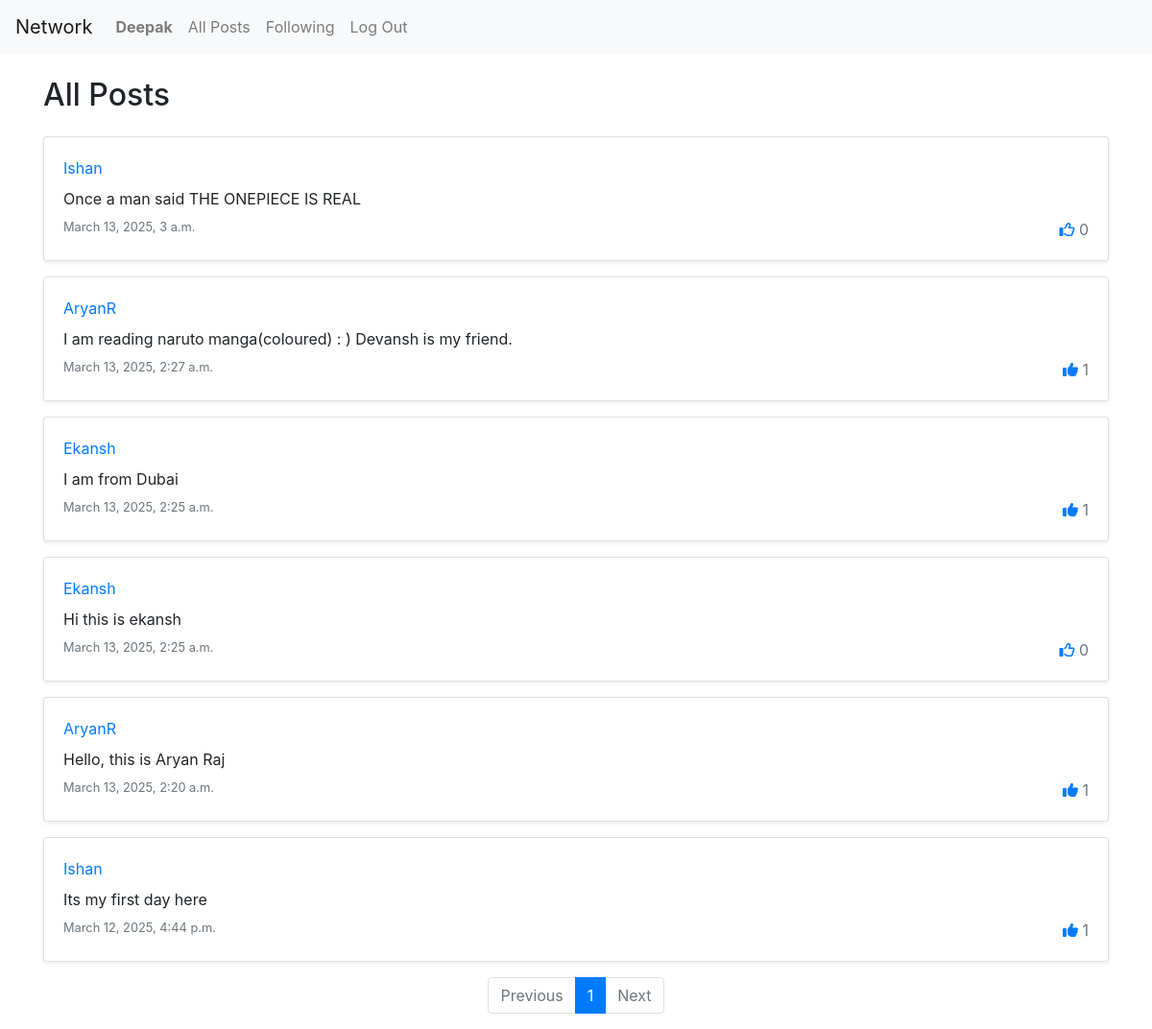
Page /following/ (signed in) on the earlier database version.
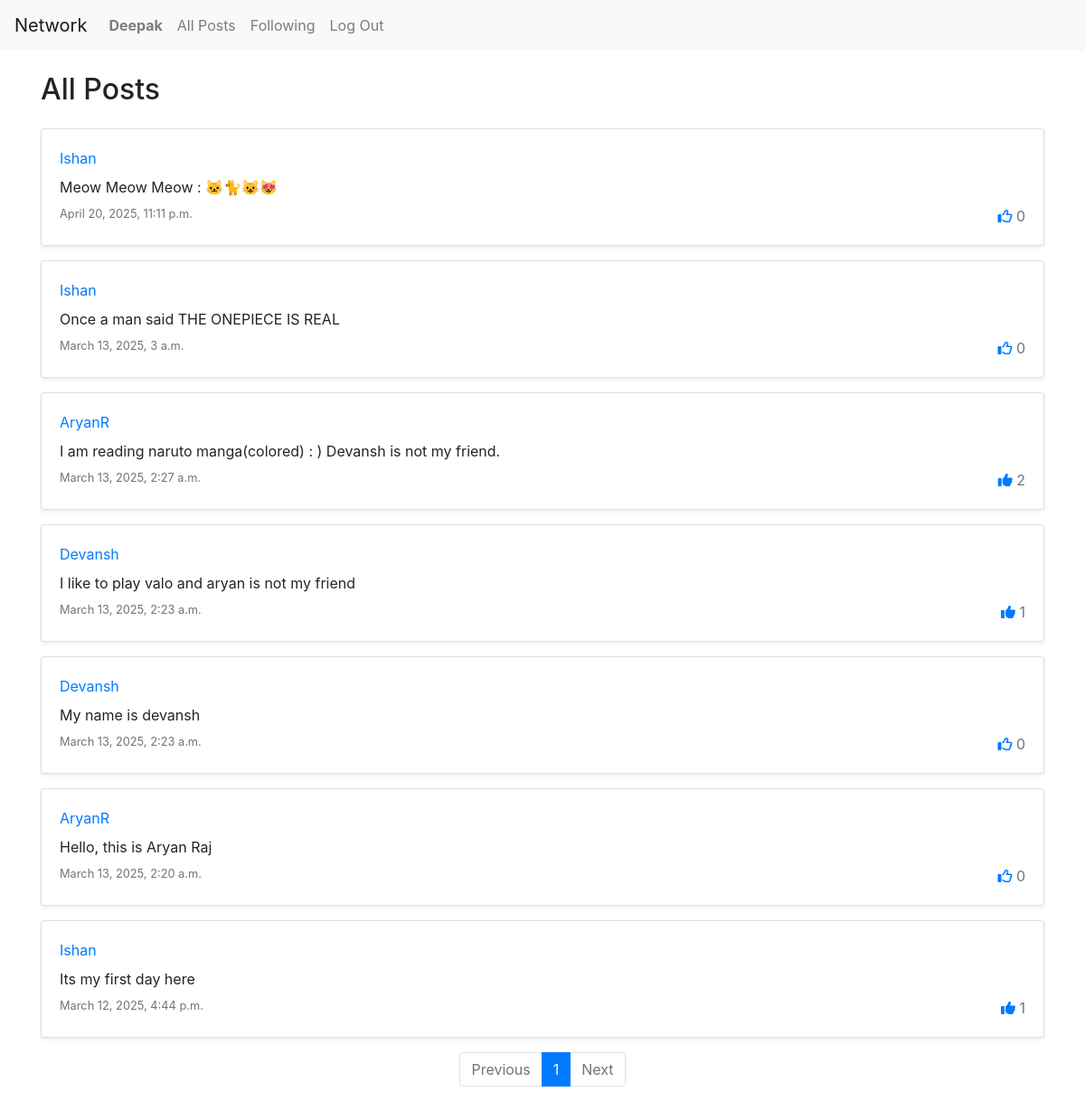
Same page on the later database version.
### network/models.py (models this page shows)
class Post(models.Model):
    owner = models.ForeignKey(User, related_name="posts", on_delete=models.CASCADE)
    likes = models.ManyToManyField(User, related_name="liked_posts", blank=True)
    content = models.TextField(max_length=300)
    date = models.DateTimeField()

class User(AbstractUser):
    pass

### network/views.py (the view)
# urls.py: path("following/", views.following, name="following"),
@login_required
def following(request):
    currUser = request.user
    followed_users = Follow.objects.filter(follower=currUser).values_list('followed', flat=True)
    posts = Post.objects.filter(owner__in=followed_users).order_by('-date')
    paginator = Paginator(posts, 10)
    page_number = request.GET.get('page')
    page = paginator.get_page(page_number)
    return render(request, "network/following.html", {
        "posts": posts,
        "user": currUser,
        "page_obj": page
    })

### network/templates/network/following.html (shortened to what this page needs)
{% extends "network/layout.html" %}
{% block body %}
    <div class="container mt-4">
        <h2 class="mb-4">All Posts</h2>
        {% for post in page_obj %}
            <div class="card mb-3 shadow-sm">
                <div class="card-body">
                    <div id="post_{{ post.id }}">
                        <div class="d-flex justify-content-between">
                            <div>
                                <a href="{% url 'profile' post.owner.id %}" class="fw-bold">{{ post.owner }}</a>
                            </div>
                        </div>
                        <p class="post-content my-2">{{ post.content }}</p>
                        <div class="d-flex justify-content-between text-muted" >
                            <small>{{ post.date }}</small>
                            <div>
                                {% if user in post.likes.all %}
                                    <i class="fa-solid fa-thumbs-up text-primary me-1" id="like_{{ post.id }}" onclick="like('{{ post.id }}', true)"></i>
                                {% else %}
                                    <i class="fa-regular fa-thumbs-up text-primary me-1" id="like_{{ post.id }}" onclick="like('{{ post.id }}', false)"></i>
                                {% endif %}
                                <span id="counter_{{ post.id }}">{{ post.likes.count }}</span>
                            </div>
                        </div>
                    </div>
                </div>
            </div>
        {% empty %}
            <p class="text-center text-muted">No Posts.</p>
        {% endfor %}
        <nav aria-label="Post navigation">
            <ul class="pagination justify-content-center">
                {% if page_obj.has_previous %}
                    <li class="page-item">
                        <a class="page-link" href="?page={{ page_obj.previous_page_number }}">Previous</a>
                    </li>
                {% else %}
                    <li class="page-item disabled">
                        <a class="page-link">Previous</a>
                    </li>
                {% endif %}
                {% for num in page_obj.paginator.page_range %}
                    <li class="page-item {% if num == page_obj.number %}active{% endif %}">
                        <a class="page-link" href="?page={{ num }}">{{ num }}</a>
                    </li>
                {% endfor %}
                {% if page_obj.has_next %}
                    <li class="page-item">
                        <a class="page-link" href="?page={{ page_obj.next_page_number }}">Next</a>
                    </li>
                {% else %}
                    <li class="page-item disabled">
                        <a class="page-link">Next</a>
                    </li>
                {% endif %}
            </ul>
        </nav>
    </div>
{% endblock %}

Differences in the rows shown:
no longer on this page (row unchanged): Post: owner "Ekansh", content "I am from Dubai", date "March 13, 2025, 2:25 a.m.", likes.count "1"
no longer on this page (row unchanged): Post: owner "Ekansh", content "Hi this is ekansh", date "March 13, 2025, 2:25 a.m.", likes.count "0"
added Post: owner "Ishan", content "Meow Meow Meow : 🐱🐈😺😻", date "April 20, 2025, 11:11 p.m.", likes.count "0"
changed Post: content "I am reading naruto manga(coloured) : ) Devansh is my friend." → "I am reading naruto manga(colored) : ) Devansh is not my friend."; likes.count "1" → "2"
now on this page (row edited): Post: owner "Devansh", content "I like to play valo and aryan is not my friend", date "March 13, 2025, 2:23 a.m.", likes.count "1"
now on this page (row unchanged): Post: owner "Devansh", content "My name is devansh", date "March 13, 2025, 2:23 a.m.", likes.count "0"
computed for Post "Hello, this is Aryan Raj": likes.count "1" → "0"
